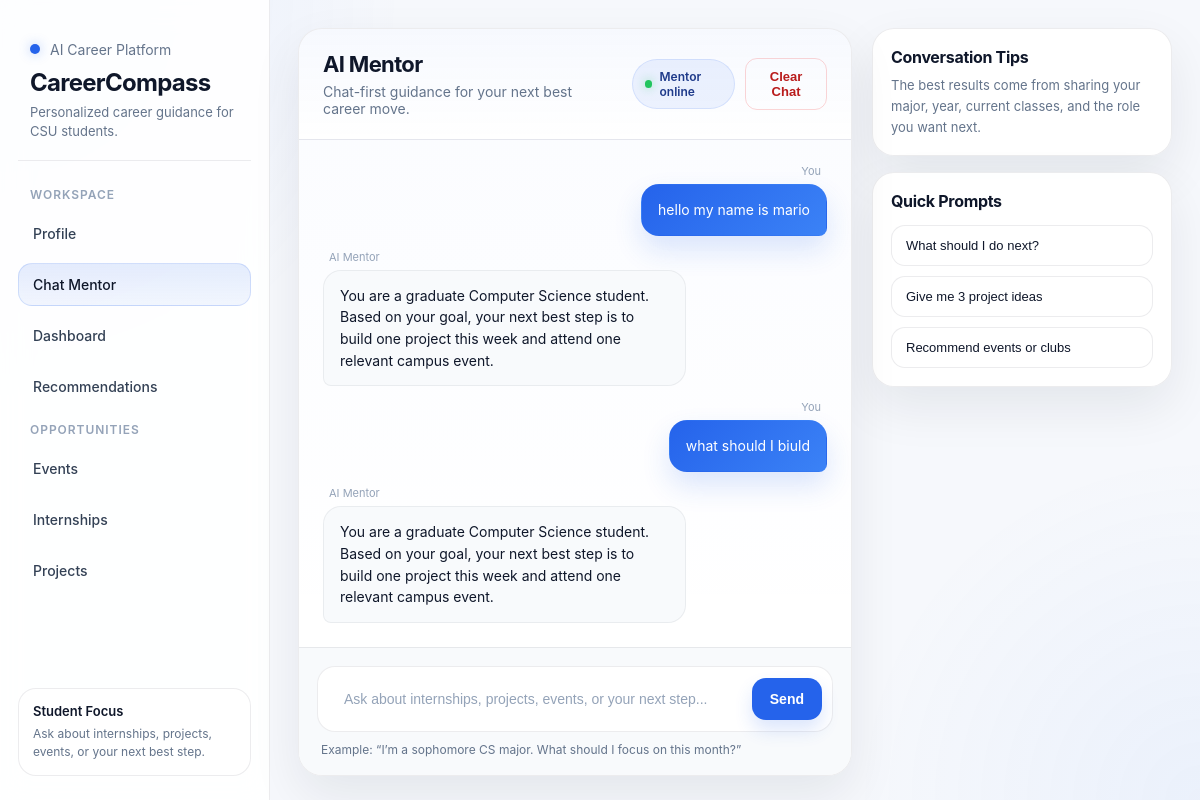
The app's page /chat/ (signed in), older data.
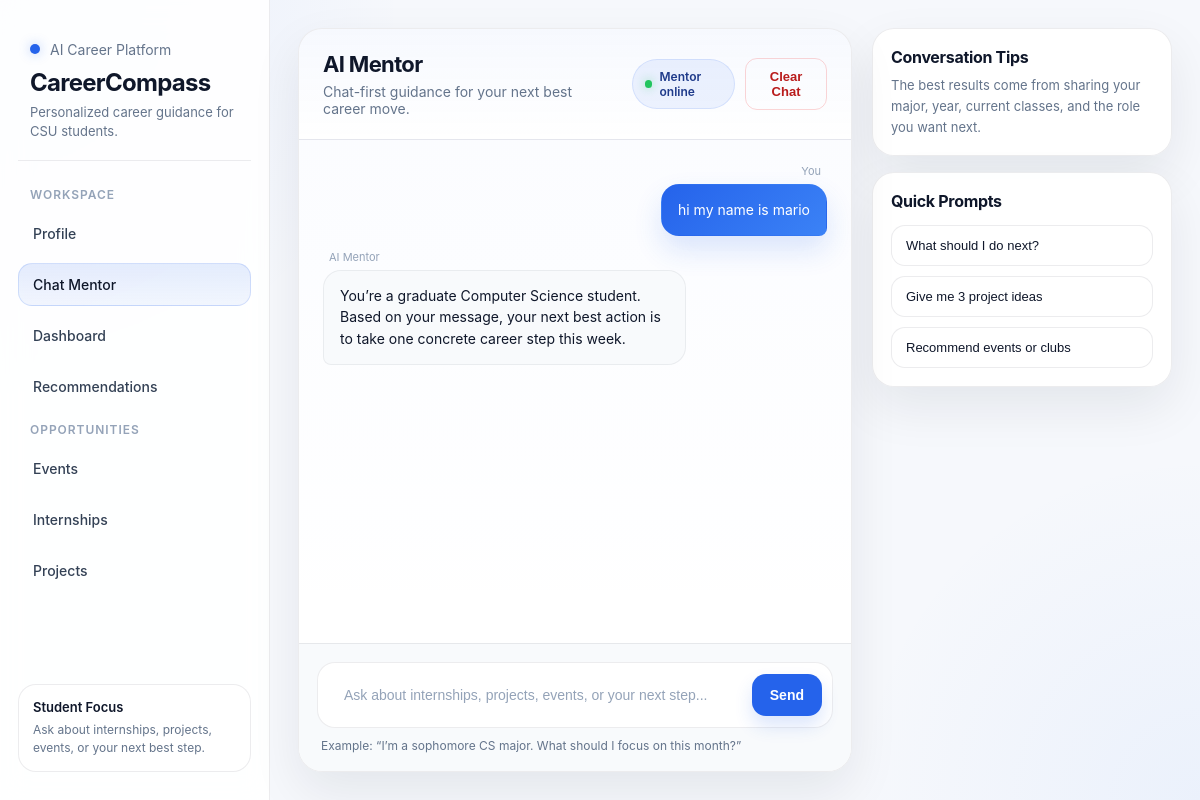
The same page, newer data.
### chat/models.py (models this page shows, shortened)
class ChatMessage(models.Model):
    SENDER_CHOICES = [
        ("user", "User"),
        ("assistant", "Assistant"),
    ]
    session = models.ForeignKey(ChatSession, on_delete=models.CASCADE, related_name="messages")
    sender = models.CharField(max_length=20, choices=SENDER_CHOICES)
    content = models.TextField()
    timestamp = models.DateTimeField(auto_now_add=True)

### chat/views.py (the view)
# urls.py: path("", chat_mentor_view, name="chat_mentor"),
@login_required
def chat_mentor_view(request):
    session, _ = ChatSession.objects.get_or_create(
        user=request.user,
        defaults={"title": "Main Chat"}
    )
    messages = session.messages.all().order_by("timestamp")
    return render(request, "chat/chat_mentor.html", {"messages": messages})

### chat/templates/chat/chat_mentor.html (shortened to what this page needs)
<!DOCTYPE html>
<html lang="en">
<head>
</head>
<body>
<div class="layout">
    <aside class="sidebar">
        <div class="brand">
            <div class="brand-badge">
                <span class="brand-dot"></span>
                AI Career Platform
            </div>
            <div class="logo">CareerCompass</div>
            <div class="logo-subtitle">
                Personalized career guidance for CSU students.
            </div>
        </div>
        <nav class="nav">
            <div class="nav-section-label">Workspace</div>
            <a href="{% url 'student_profile' %}">Profile</a>
            <a href="#" class="active">Chat Mentor</a>
            <a href="#">Dashboard</a>
            <a href="#">Recommendations</a>
            <div class="nav-section-label">Opportunities</div>
            <a href="#">Events</a>
            <a href="#">Internships</a>
            <a href="#">Projects</a>
        </nav>
        <div class="sidebar-footer">
            <div class="sidebar-footer-title">Student Focus</div>
            <div class="sidebar-footer-text">
                Ask about internships, projects, events, or your next best step.
            </div>
        </div>
    </aside>
    <main class="main">
        <div class="chat-shell">
            <section class="chat-wrapper">
                <div class="chat-header">
                    <div class="chat-header-row">
                        <div>
                            <h2>AI Mentor</h2>
                            <p>Chat-first guidance for your next best career move.</p>
                        </div>
                        <div class="header-actions">
                            <div class="status-pill">Mentor online</div>
                            <button id="clear-chat-btn" class="clear-btn" type="button">Clear Chat</button>
                        </div>
                    </div>
                </div>
                <div class="chat-messages" id="chat-messages">
                    {% for message in messages %}
                        <div class="message {% if message.sender == 'user' %}user{% else %}assistant{% endif %}">
                            <div class="message-content">
                                <div class="message-meta">
                                    {% if message.sender == 'user' %}You{% else %}AI Mentor{% endif %}
                                </div>
                                <div class="bubble">{{ message.content }}</div>
                            </div>
                        </div>
                    {% endfor %}
                </div>
                <div class="chat-input-wrap">
                    <form id="chat-form" class="chat-input-form">
                        <input
                            id="chat-input"
                            type="text"
                            name="message"
                            placeholder="Ask about internships, projects, events, or your next step..."
                            required
                            autocomplete="off"
                            autofocus
                        >
                        <button type="submit">Send</button>
                    </form>
                    <div class="chat-input-hint">
                        Example: “I’m a sophomore CS major. What should I focus on this month?”
                    </div>
                </div>
            </section>
            <aside class="side-panel">
                <div class="side-card">
                    <h3>Conversation Tips</h3>
                    <p>
                        The best results come from sharing your major, year, current classes,
                        and the role you want next.
                    </p>
                </div>
                <div class="side-card">
                    <h3>Quick Prompts</h3>
                    <div class="quick-actions">
                        <button class="quick-btn" type="button" onclick="fillPrompt('What should I do next for software engineering internships?')">
                            What should I do next?
                        </button>
                        <button class="quick-btn" type="button" onclick="fillPrompt('Give me 3 project ideas based on my profile.')">
                            Give me 3 project ideas
                        </button>
                        <button class="quick-btn" type="button" onclick="fillPrompt('What events or clubs should I join this month?')">
                            Recommend events or clubs
                        </button>
                    </div>
                </div>
            </aside>
        </div>
    </main>
</div>
</body>
</html>

Row changes from the older to the newer data that the page shows:
removed ChatMessage: sender "You", content "hello my name is mario"
removed ChatMessage: sender "AI Mentor", content "You are a graduate Computer Science student. Based on your goal, your next best step is to build one project this week and attend one relevant campus event."
removed ChatMessage: sender "You", content "what should I biuld"
removed ChatMessage: sender "AI Mentor", content "You are a graduate Computer Science student. Based on your goal, your next best step is to build one project this week and attend one relevant campus event."
added ChatMessage: sender "You", content "hi my name is mario"
added ChatMessage: sender "AI Mentor", content "You’re a graduate Computer Science student. Based on your message, your next best action is to take one concrete career step this week."
